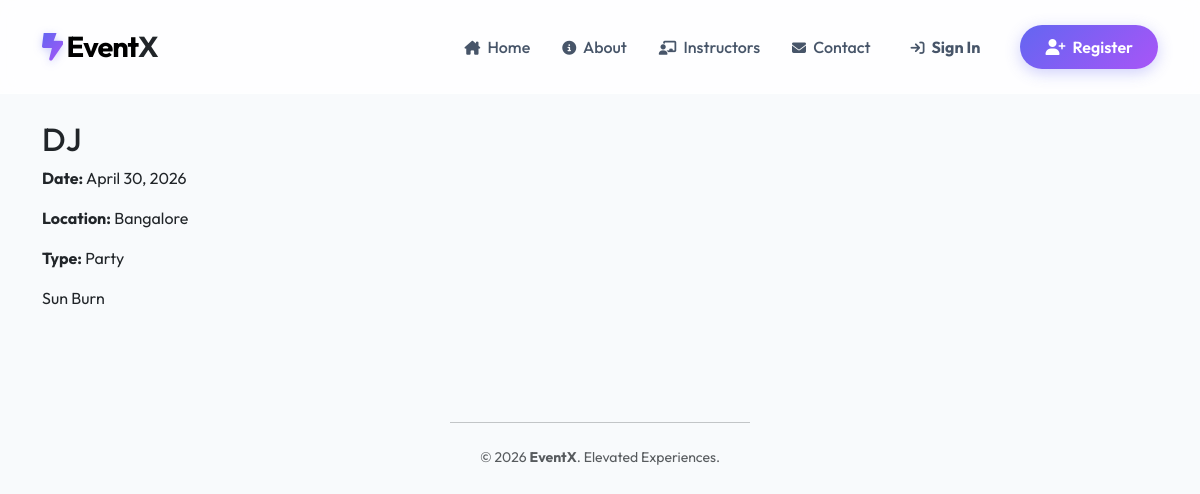
Screenshot of /event/7/ with the database file from the repository.
### events/models.py (models this page shows, shortened)
class Event(models.Model):
    user = models.ForeignKey(User, on_delete=models.CASCADE)
    event_name = models.CharField(max_length=200)
    event_date = models.DateField()
    location = models.CharField(max_length=200)
    event_type = models.CharField(max_length=100)
    description = models.TextField()
    image = models.ImageField(upload_to='events/', blank=True, null=True)
    is_approved = models.BooleanField(default=False)
    is_featured = models.BooleanField(default=False) # ✅ Added this
    created_at = models.DateTimeField(auto_now_add=True)

### events/views.py (the view)
# urls.py: path('event/<int:pk>/', views.event_detail, name='event_detail'),
def event_detail(request, pk):
    event = get_object_or_404(Event, pk=pk)
    return render(request, 'event_detail.html', {'event': event})

### templates/event_detail.html
{% extends 'base.html' %}
{% block content %}
<h2>{{ event.event_name }}</h2>
<p><strong>Date:</strong> {{ event.event_date }}</p>
<p><strong>Location:</strong> {{ event.location }}</p>
<p><strong>Type:</strong> {{ event.event_type }}</p>
<p>{{ event.description }}</p>
{% endblock %}

### templates/base.html (style rules this page uses)
:root { --primary-gradient: linear-gradient(135deg, #6366f1 0%, #a855f7 100%); --glass-bg: rgba(255, 255, 255, 0.8); }
body { font-family: 'Outfit', sans-serif; background: #f8fafc; }
html { scroll-behavior: smooth; scroll-padding-top: 100px; }

### rows the page displays
Event: event_name "DJ", event_date "April 30, 2026", location "Bangalore", event_type "Party", description "Sun Burn"
